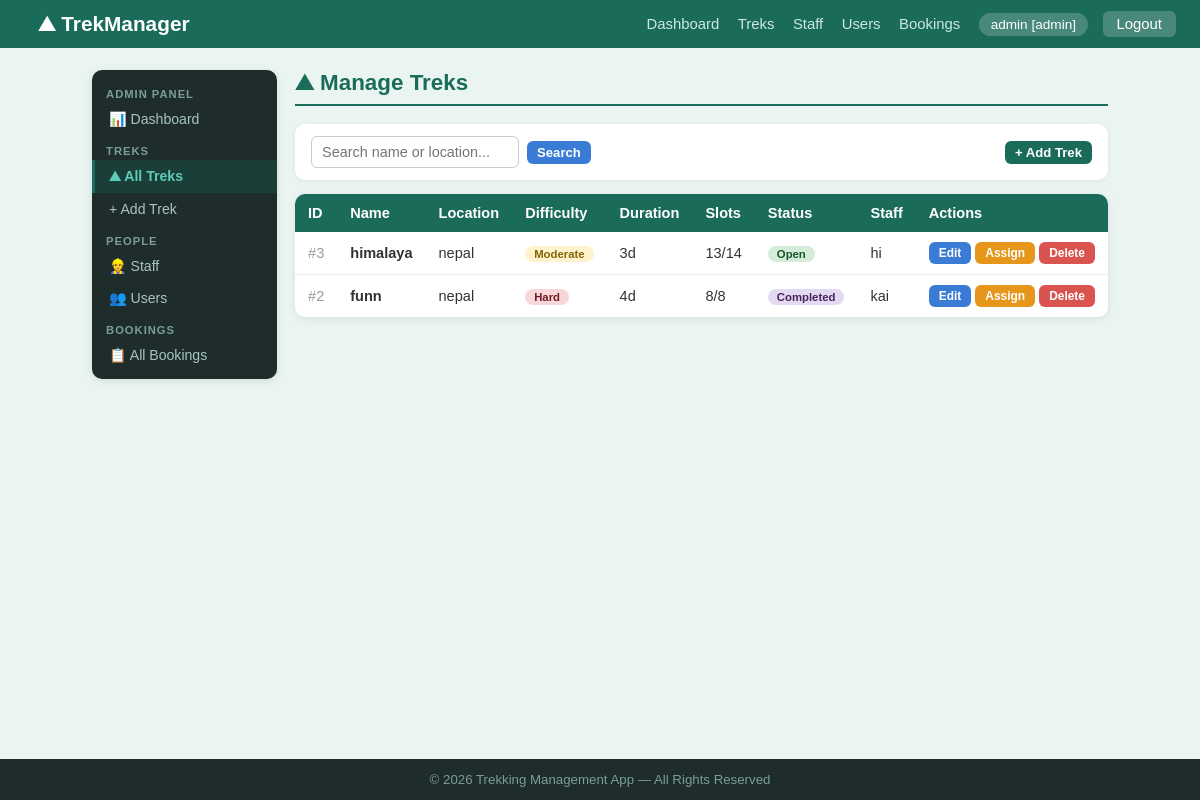
/admin/treks (signed in), run on an earlier commit of the app's database.
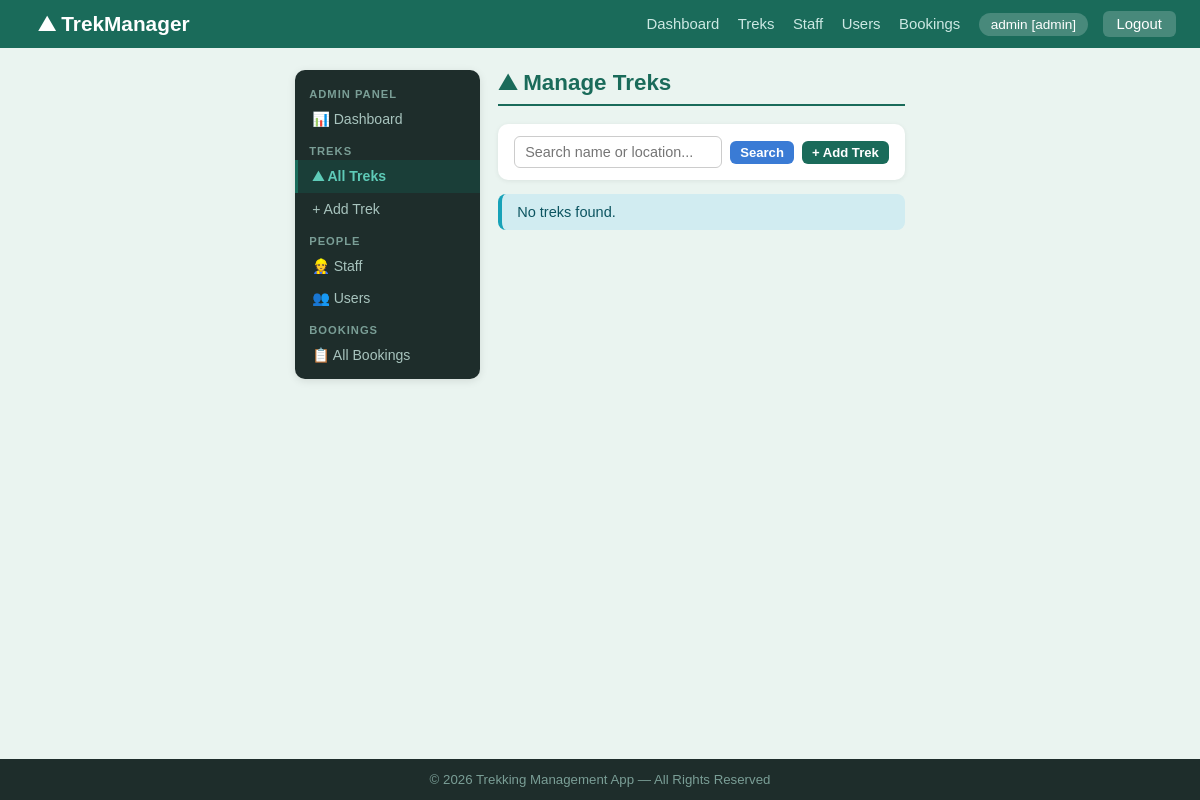
And on a later commit of the database.
### models.py (models this page shows, shortened)
class User(db.Model):
    __tablename__ = 'users'
    id               = db.Column(db.Integer, primary_key=True)
    username         = db.Column(db.String(80), unique=True, nullable=False)
    email            = db.Column(db.String(120), unique=True, nullable=False)
    password         = db.Column(db.String(200), nullable=False)
    role             = db.Column(db.String(20), nullable=False, default='user')   # admin / staff / user
    status           = db.Column(db.String(20), nullable=False, default='active') # active / blacklisted
    approval_status  = db.Column(db.String(20), nullable=True, default='pending') # pending / approved / blacklisted
    phone            = db.Column(db.String(20), nullable=True)
    created_at       = db.Column(db.DateTime, default=datetime.utcnow)
    bookings = db.relationship('Booking', backref='user', lazy=True)

class Trek(db.Model):
    __tablename__ = 'treks'
    id              = db.Column(db.Integer, primary_key=True)
    name            = db.Column(db.String(150), nullable=False)
    location        = db.Column(db.String(150), nullable=False)
    difficulty      = db.Column(db.String(20), nullable=False)          # Easy / Moderate / Hard
    duration        = db.Column(db.Integer, nullable=False)             # days
    available_slots = db.Column(db.Integer, nullable=False, default=10)
    total_slots     = db.Column(db.Integer, nullable=False, default=10)
    status          = db.Column(db.String(20), nullable=False, default='Approved')  # Approved / Open / Closed / Completed
    start_date      = db.Column(db.Date, nullable=True)
    end_date        = db.Column(db.Date, nullable=True)
    description     = db.Column(db.Text, nullable=True)
    created_at      = db.Column(db.DateTime, default=datetime.utcnow)
    assigned_staff_id = db.Column(db.Integer, db.ForeignKey('users.id'), nullable=True)
    assigned_staff    = db.relationship('User', backref='assigned_treks', foreign_keys=[assigned_staff_id])
    bookings = db.relationship('Booking', backref='trek', lazy=True)

### app.py (the view)
@app.route('/admin/treks')
def admin_treks():
    user = get_current_user()
    if not user or user.role != 'admin':
        flash('Access denied.', 'danger')
        return redirect(url_for('login'))
    q = request.args.get('q', '').strip()
    if q:
        treks = Trek.query.filter(
            Trek.name.ilike(f'%{q}%') | Trek.location.ilike(f'%{q}%')
        ).order_by(Trek.id.desc()).all()
    else:
        treks = Trek.query.order_by(Trek.id.desc()).all()
    return render_template('admin/treks.html', treks=treks, q=q)

### app.py (called while the page is built)
def get_current_user():
    if 'user_id' in session:
        return User.query.get(session['user_id'])
    return None

@app.context_processor
def inject_user():
    return dict(current_user=get_current_user)

### templates/admin/treks.html (shortened to what this page needs)
{% extends 'admin/base_admin.html' %}
{% block bodyclass %}bg-admin{% endblock %}
{% block admin_content %}
<h2 class="page-title">&#9968; Manage Treks</h2>
<div class="search-bar">
    <form action="{{ url_for('admin_treks') }}" method="get" style="display:flex; gap:8px; align-items:center; flex-wrap:wrap;">
        <input type="text" name="q" value="{{ q }}" placeholder="Search name or location...">
        <button type="submit" class="btn btn-blue btn-sm">Search</button>
    </form>
    <a href="{{ url_for('admin_add_trek') }}" class="btn btn-green btn-sm" style="margin-left:auto;">+ Add Trek</a>
</div>
{% if treks %}
<div class="table-wrap">
    <table>
        <thead><tr><th>ID</th><th>Name</th><th>Location</th><th>Difficulty</th><th>Duration</th><th>Slots</th><th>Status</th><th>Staff</th><th>Actions</th></tr></thead>
        <tbody>
        {% for trek in treks %}
        <tr>
            <td style="color:#999;">#{{ trek.id }}</td>
            <td><b>{{ trek.name }}</b></td>
            <td>{{ trek.location }}</td>
            <td><span class="badge badge-{{ trek.difficulty | lower }}">{{ trek.difficulty }}</span></td>
            <td>{{ trek.duration }}d</td>
            <td>{{ trek.available_slots }}/{{ trek.total_slots }}</td>
            <td><span class="badge badge-{{ trek.status | lower }}">{{ trek.status }}</span></td>
            <td>{% if trek.assigned_staff %}{{ trek.assigned_staff.username }}{% else %}<span style="color:#aaa;">—</span>{% endif %}</td>
            <td>
                <a href="{{ url_for('admin_edit_trek', trek_id=trek.id) }}" class="btn btn-blue btn-sm">Edit</a>
                <a href="{{ url_for('admin_assign_staff', trek_id=trek.id) }}" class="btn btn-amber btn-sm">Assign</a>
                <form action="{{ url_for('admin_delete_trek', trek_id=trek.id) }}" method="post" style="display:inline;" onsubmit="return confirm('Delete this trek?');">
                    <button type="submit" class="btn btn-red btn-sm">Delete</button>
                </form>
            </td>
        </tr>
        {% endfor %}
        </tbody>
    </table>
</div>
{% else %}
<div class="alert alert-info">No treks found.</div>
{% endif %}
{% endblock %}

### templates/admin/base_admin.html
{% extends 'base.html' %}
{% block content %}
<div class="container">
    <div class="layout">
        <div class="sidebar">
            <div class="section-label">Admin Panel</div>
            <a href="{{ url_for('admin_dashboard') }}" class="{{ 'active' if request.endpoint == 'admin_dashboard' }}">&#128202; Dashboard</a>
            <div class="section-label">Treks</div>
            <a href="{{ url_for('admin_treks') }}"    class="{{ 'active' if request.endpoint == 'admin_treks' }}">&#9968; All Treks</a>
            <a href="{{ url_for('admin_add_trek') }}" class="{{ 'active' if request.endpoint == 'admin_add_trek' }}">&#43; Add Trek</a>
            <div class="section-label">People</div>
            <a href="{{ url_for('admin_staff') }}"   class="{{ 'active' if request.endpoint == 'admin_staff' }}">&#128119; Staff</a>
            <a href="{{ url_for('admin_users') }}"   class="{{ 'active' if request.endpoint == 'admin_users' }}">&#128101; Users</a>
            <div class="section-label">Bookings</div>
            <a href="{{ url_for('admin_bookings') }}" class="{{ 'active' if request.endpoint == 'admin_bookings' }}">&#128203; All Bookings</a>
        </div>
        <div class="main-content">
            {% block admin_content %}{% endblock %}
        </div>
    </div>
</div>
{% endblock %}

### templates/base.html (shortened to what this page needs)
<!DOCTYPE html>
<html lang="en">
<head>
</head>
<body class="{% block bodyclass %}bg-login{% endblock %}">
<nav>
    <a href="{{ url_for('index') }}" class="brand">&#9968; TrekManager</a>
    <div>
        {% if session.user_id %}
            {% set user = current_user() %}
            {% if user.role == 'admin' %}
                <a href="{{ url_for('admin_dashboard') }}">Dashboard</a>
                <a href="{{ url_for('admin_treks') }}">Treks</a>
                <a href="{{ url_for('admin_staff') }}">Staff</a>
                <a href="{{ url_for('admin_users') }}">Users</a>
                <a href="{{ url_for('admin_bookings') }}">Bookings</a>
            {% elif user.role == 'staff' %}
                <a href="{{ url_for('staff_dashboard') }}">My Treks</a>
            {% else %}
                <a href="{{ url_for('user_dashboard') }}">Dashboard</a>
                <a href="{{ url_for('user_browse_treks') }}">Browse Treks</a>
                <a href="{{ url_for('user_profile') }}">Profile</a>
            {% endif %}
            <span class="username-badge">{{ user.username }} [{{ user.role }}]</span>
            <a href="{{ url_for('logout') }}" class="logout-btn">Logout</a>
        {% else %}
            <a href="{{ url_for('login') }}">Login</a>
            <a href="{{ url_for('register') }}" class="logout-btn">Register</a>
        {% endif %}
    </div>
</nav>
{% block content %}{% endblock %}
<footer>&copy; 2026 Trekking Management App &mdash; All Rights Reserved</footer>
</body>
</html>

### templates/base.html (style rules this page uses)
* { box-sizing: border-box; margin: 0; padding: 0; }
body { font-family: Arial, sans-serif; background: #f0f4f0; color: #333; min-height: 100vh; display: flex; flex-direction: column; }
nav { background: #1a6b5a; padding: 12px 24px; display: flex; justify-content: space-between; align-items: center; }
nav .brand { color: #fff; font-size: 1.3em; font-weight: bold; text-decoration: none; }
nav a { color: #cce8e3; text-decoration: none; margin-left: 14px; font-size: 0.93em; }
nav .username-badge { background: rgba(255,255,255,0.2); color: #fff; padding: 4px 12px; border-radius: 20px; font-size: 0.85em; margin-left: 14px; }
nav .logout-btn { background: rgba(255,255,255,0.2); padding: 5px 14px; border-radius: 6px; color: #fff; margin-left: 10px; }
.container { max-width: 1100px; margin: 22px auto; padding: 0 22px; flex: 1; }
body.bg-admin { background: #eaf4f0; }
.page-title { font-size: 1.4em; font-weight: bold; color: #1a6b5a; border-bottom: 2px solid #1a6b5a; padding-bottom: 8px; margin-bottom: 18px; }
.btn { display: inline-block; padding: 7px 15px; border: none; border-radius: 6px; cursor: pointer; font-size: 0.88em; font-weight: 600; text-decoration: none; transition: opacity 0.15s; }
.btn-green { background: #1a6b5a; color: #fff; }
.btn-blue { background: #3a7bd5; color: #fff; }
.btn-sm { padding: 4px 10px; font-size: 0.82em; }
.search-bar { display: flex; gap: 8px; align-items: center; flex-wrap: wrap; margin-bottom: 14px; background: #fff; padding: 12px 16px; border-radius: 10px; box-shadow: 0 1px 5px rgba(0,0,0,0.07); }
.search-bar input, .search-bar select { padding: 7px 10px; border: 1px solid #ccc; border-radius: 6px; font-size: 0.9em; outline: none; }
.layout { display: flex; gap: 18px; align-items: flex-start; }
.sidebar { width: 185px; flex-shrink: 0; background: #1e2d2b; border-radius: 10px; padding: 8px 0; box-shadow: 0 2px 8px rgba(0,0,0,0.1); }
.sidebar .section-label { color: #7a9e96; font-size: 0.7em; text-transform: uppercase; padding: 10px 14px 3px; font-weight: bold; letter-spacing: 1px; }
.sidebar a { display: block; color: #a8c4be; padding: 8px 14px; text-decoration: none; font-size: 0.88em; border-left: 3px solid transparent; transition: background 0.15s; }
.sidebar a.active { background: #1a3e38; color: #5ecbb8; border-left-color: #1a6b5a; font-weight: bold; }
.main-content { flex: 1; min-width: 0; }
.alert { padding: 10px 15px; border-radius: 8px; margin-bottom: 14px; font-size: 0.91em; border-left: 4px solid; }
.alert-info { background: #d1ecf1; color: #0c5460; border-color: #17a2b8; }
footer { background: #1e2d2b; color: #7a9e96; text-align: center; padding: 13px; font-size: 0.83em; margin-top: auto; }

What changed in the data, as far as the page shows it:
removed Trek: id "3", name "himalaya", location "nepal", difficulty "Moderate", duration "3", available_slots "13", total_slots "14", status "Open", assigned_staff.username "hi"
removed Trek: id "2", name "funn", location "nepal", difficulty "Hard", duration "4", available_slots "8", total_slots "8", status "Completed", assigned_staff.username "kai"
Also different on the page:
text no longer shown: "ID Name Location Difficulty Duration Slots Status Staff Actions"
text now shown: "No treks found."
